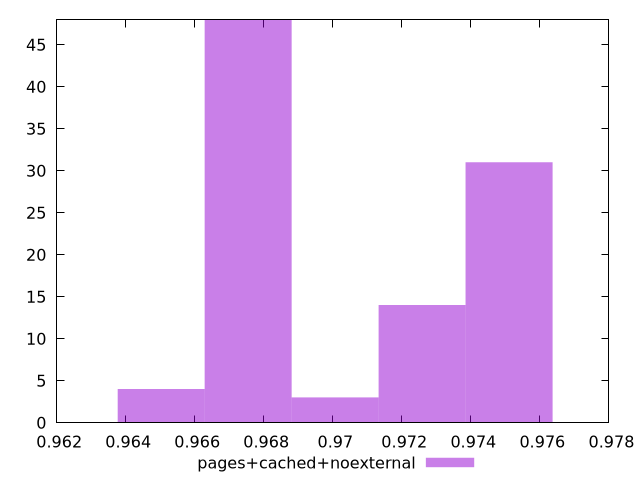

This figure's gnuplot source:
$_pagesCachedNoexternal <<EOF
0.9751083816985162 31
0.9675494019954269 48
0.9725887217974865 14
0.9700690618964567 3
0.9650297420943973 4
EOF
set key outside below
set terminal pngcairo
set output "report_00004_2020-11-02T20-21-41.718Z/speed-index/pages+cached+noexternal//hist.png"
set yrange [0:48]
set boxwidth 0.002519659901029758
set style fill transparent solid 0.5 noborder
plot $_pagesCachedNoexternal title "pages+cached+noexternal" with boxes ,
